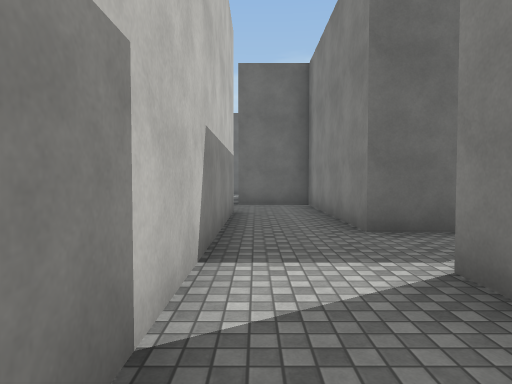
view 1 (above)

24 first-person views from a walk through a Unity game level. The camera is 1.4 m above the floor, tilts 2° down and sees 75° across. The floor is counted in squares, 2 m on a side. Each view is taken from the middle of a square. On the plan, view 1 faces up. The plan holds only what a view shows up to about 10 squares ahead; the rest is blank. The place goes on beyond the plan. The player character is not drawn. Surface patterns are stand-ins for the level's own textures.

view 2
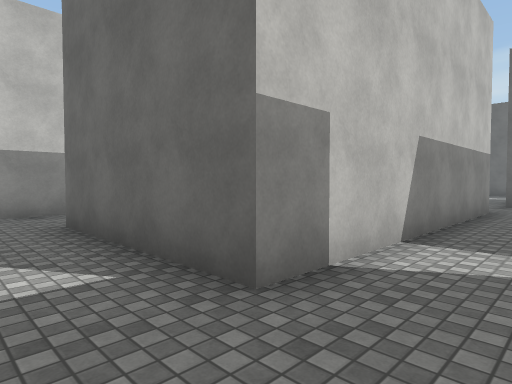

view 3
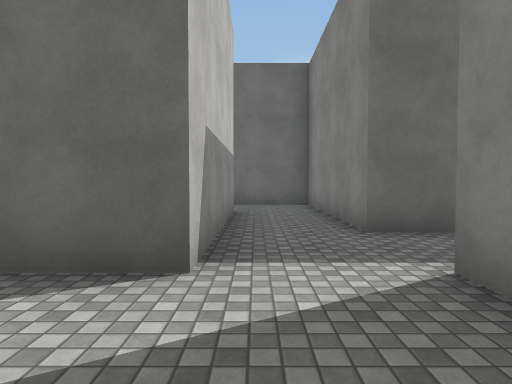

view 4
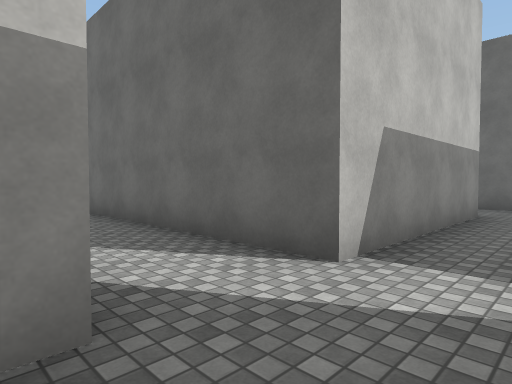

view 5
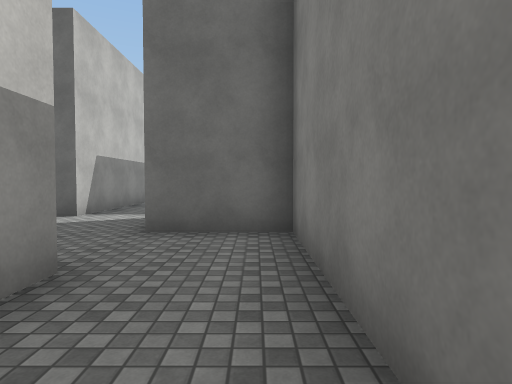

view 6
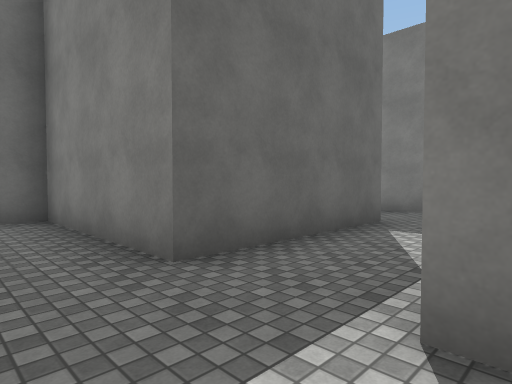

view 7
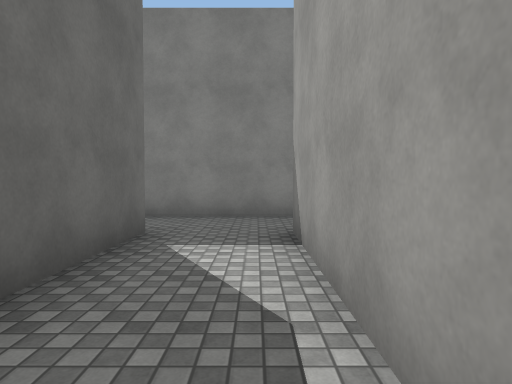

view 8
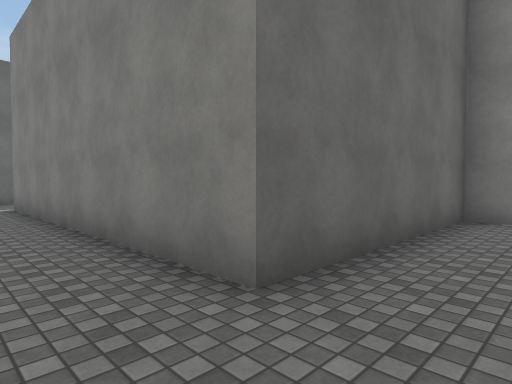

view 9
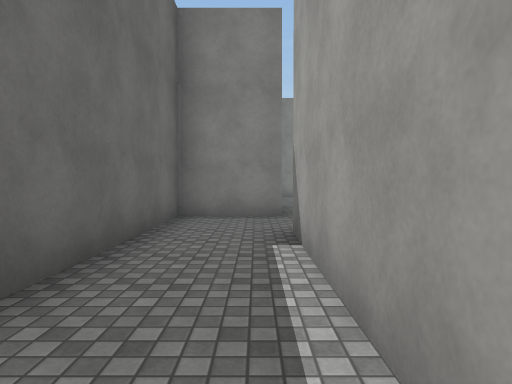

view 10
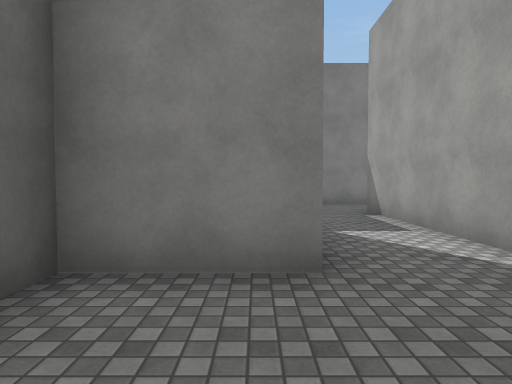

view 11
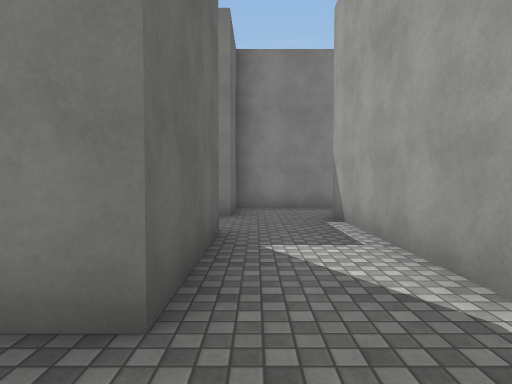

view 12
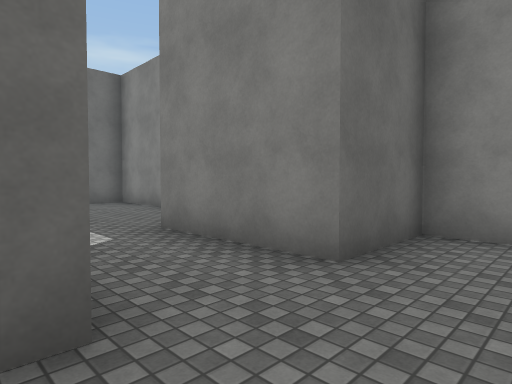

view 13
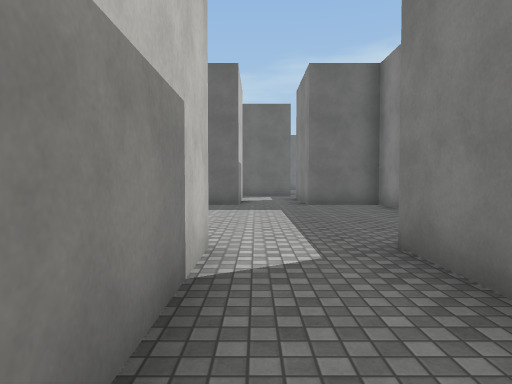

view 14
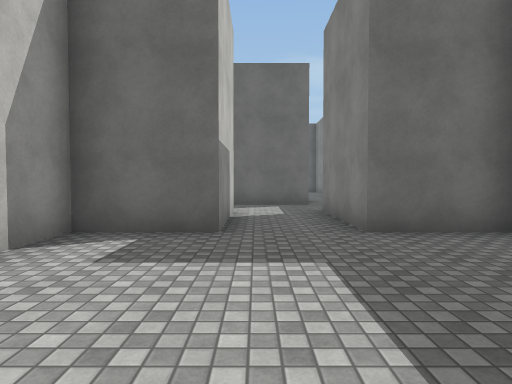

view 15
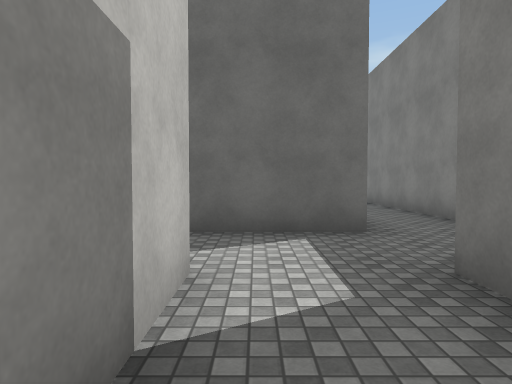

view 16
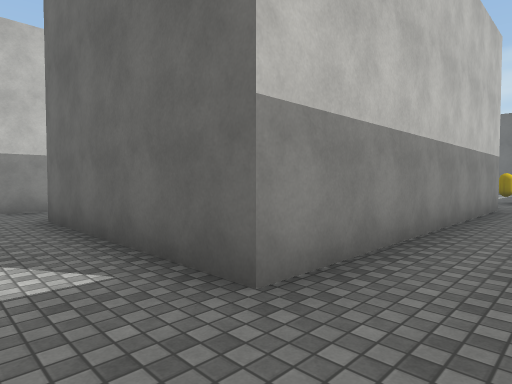

view 17
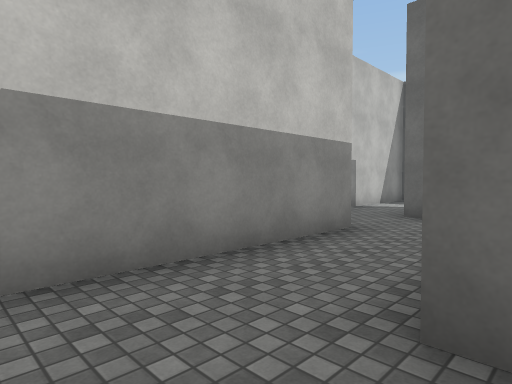

view 18
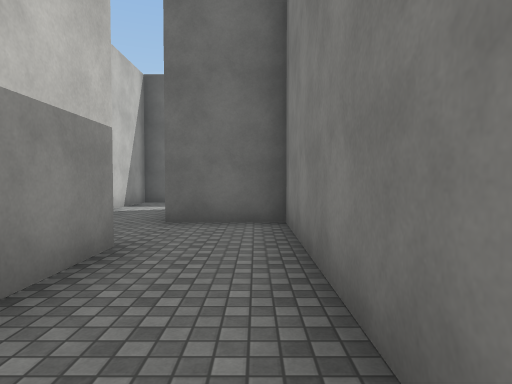

view 19
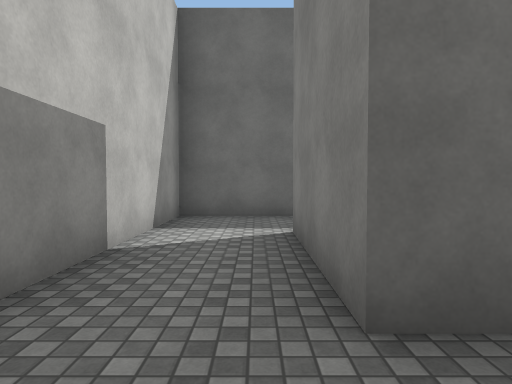

view 20
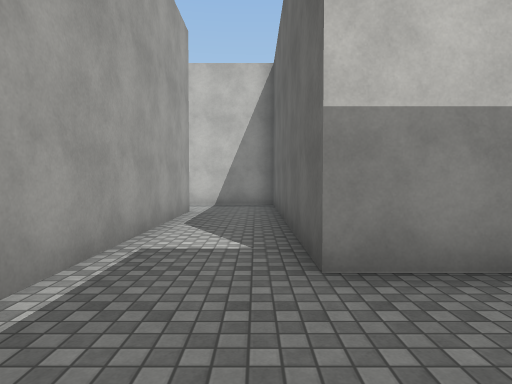

view 21
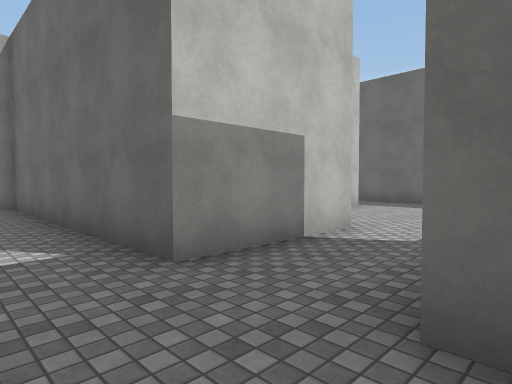

view 22
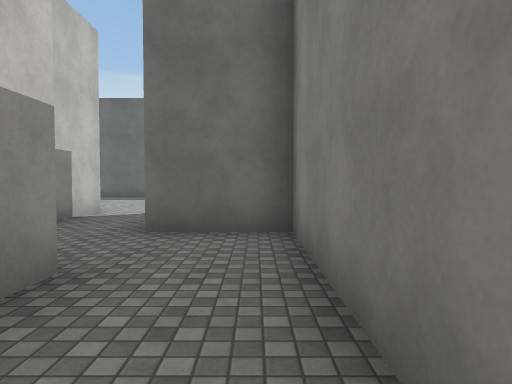

view 23
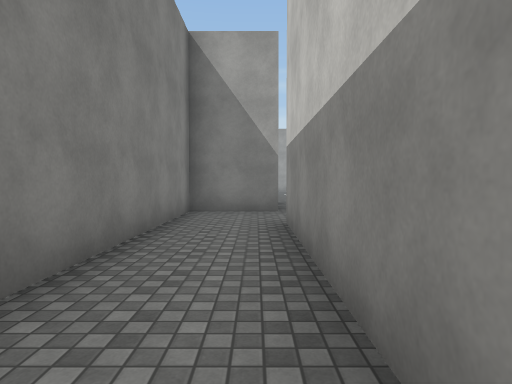

view 24
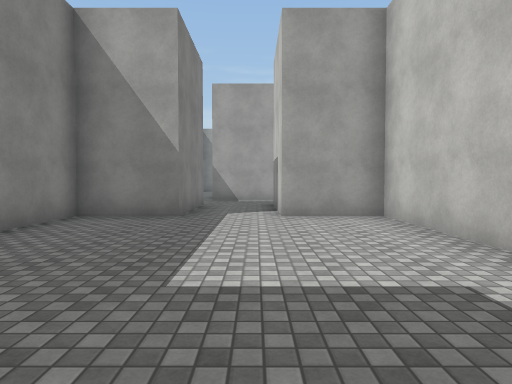

### Floor plan
Key: @ floor where view 1 was taken; # wall or solid block; . floor.
Columns run from 13 left of view 1 to 16 right of it. Each row starts with its distance up from view 1.
 19                        #
 18                        ..
 17                       ...
 16                       #..
 15                        ...
 14                         ..
 13                         ..
 12                         #..
 11                         #..
 10             .### ########..###
  9             ...# #...........#
  8             ...# #...........#
  7             #..# #..#######..#
  6       ####  #..# #..###   #..#
  5       ...#  #..###..###   #..#
  4       ...#  #.... ....#   #..#
  3       #..#  #...   ...#   #..#
  2       #..#  #..#   #..#   #..#
  1       #..####..    #..#   #..#
  0       #......@.    #..#####..#
 -1 #######........    #.........#
 -2  ........#       ###... .....#
 -3     .....###            #..###
 -4       #....#            #..#
 -5         ...#    .#    ###..###
 -6         #..#    .#    #......#
 -7          ..####..#    #......#
 -8          ........#    #......#
 -9          ........#    #......#
-10          ..####..#    #......#
-11                ..#    #......#
-12                ..########..###
-13                .......###..#
-14                .......###..###
-15                 ####.........#
-16                      ........#
-17                       #####..#

Positions as (right, up) in squares from view 1, and headings:
1: (0, 0), facing up
2: (1, -1), facing up-left
3: (-6, -4), facing up
4: (-5, -4), facing up-left
5: (-3, -8), facing up
6: (-4, -10), facing up-right
7: (-3, -9), facing right
8: (2, -14), facing up-right
9: (2, -14), facing right
10: (6, -14), facing right
11: (7, -15), facing right
12: (11, -16), facing up-right
13: (12, -15), facing up
14: (12, -10), facing up
15: (12, -5), facing up
16: (15, -2), facing up-left
17: (9, -2), facing up-left
18: (8, -1), facing up
19: (6, 3), facing up
20: (14, 9), facing left
21: (14, 8), facing up-left
22: (15, 5), facing up
23: (14, 5), facing down
24: (12, -5), facing down
